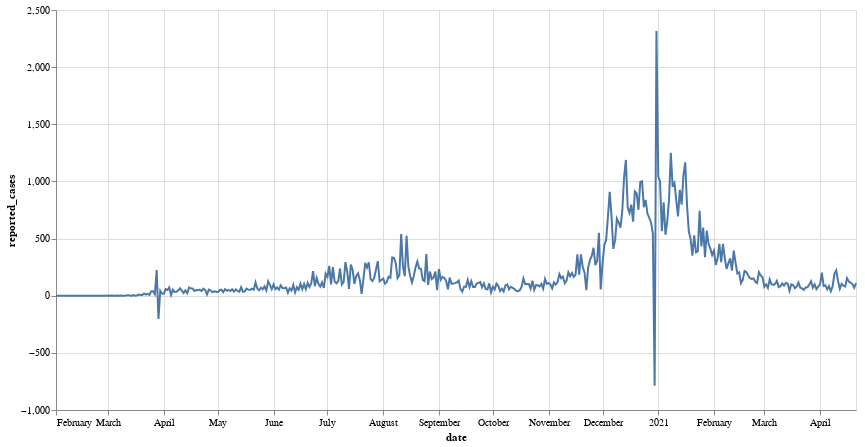

The notebook cell this image was saved under:
### Code cell
alt.Chart(alameda).mark_line().encode(
    x = alt.X('date:T'),
    y = alt.Y('reported_cases:Q')).properties(width = 800, height = 400)

### Figure 1 — Vega-Lite specification as saved in the notebook (floating-point values rounded to 4 significant figures; data arrays with more than 128 entries replaced by an {"elided": "..."} marker saying what was removed)
{"config": {"view": {"continuousWidth": 400, "continuousHeight": 300}}, "data": {"name": "data-6bc1e1766c48461ef3e467614bc8457b"}, "mark": "line", "encoding": {"x": {"type": "temporal", "field": "date"}, "y": {"type": "quantitative", "field": "reported_cases"}}, "height": 400, "width": 800, "$schema": "https://vega.github.io/schema/vega-lite/v4.8.1.json", "datasets": {"data-6bc1e1766c48461ef3e467614bc8457b": {"elided": "446 records"}}}
